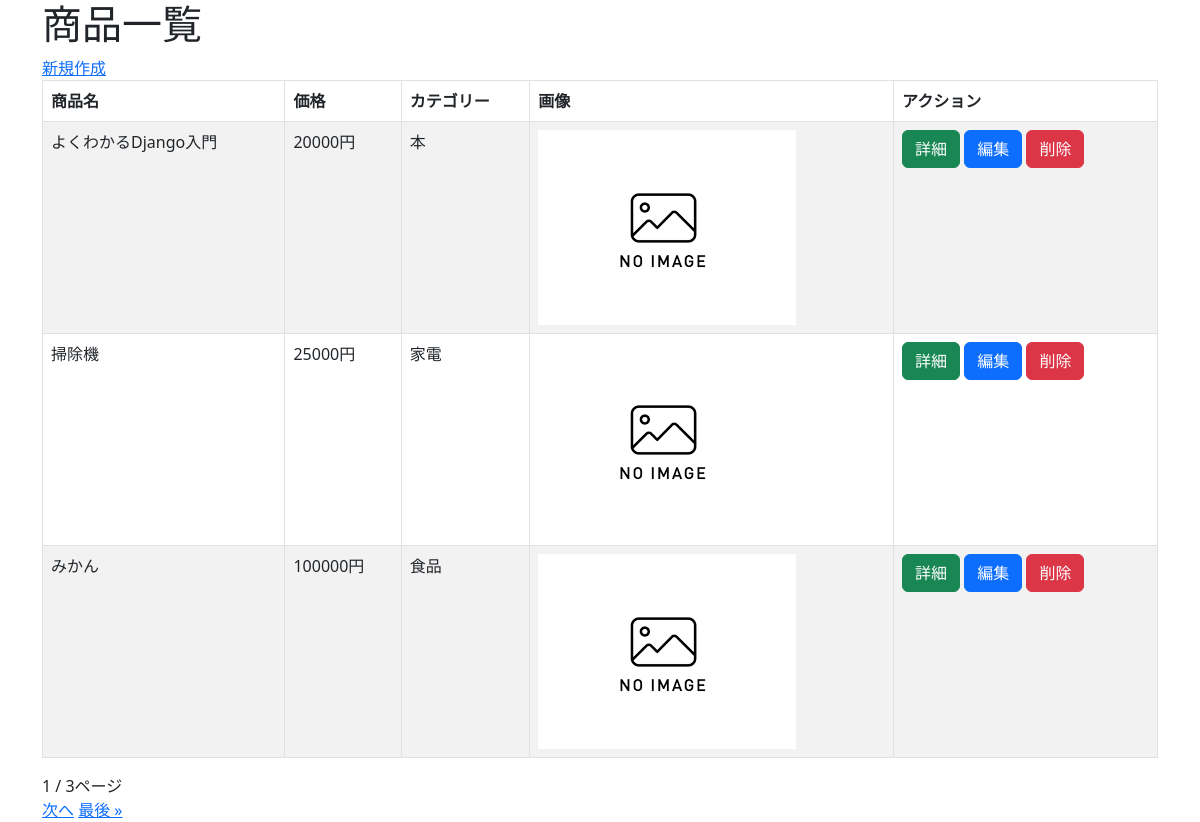
/crud/, run on the app's committed database.
### crud/models.py (models this page shows, shortened)
class Product(models.Model):
    name = models.CharField(max_length=200)
    price = models.PositiveIntegerField()
    category = models.ForeignKey(Category, on_delete=models.CASCADE)
    img = models.ImageField(blank=True, default='noImage.png')

class Category(models.Model):
    name = models.CharField(max_length=200)
    def __str__(self):
        return self.name

### crud/views.py (the view)
# urls.py: path('crud/',views.ProductListView.as_view(),name="list"),
class ProductListView(ListView):
    model = Product
    paginate_by = 3
    template_name = "list.html"

### crud/templates/crud/product_list.html (shortened to what this page needs)
{% extends "base.html" %}
{% block content %}
    <h1>商品一覧</h1>
    <a href="{% url 'new' %}">新規作成</a>
    <table class="table table-striped table-hover table-bordered">
        <thead>
            <tr>
                <th>商品名</th>
                <th>価格</th>
                <th>カテゴリー</th>
                <th>画像</th>
                <th>アクション</th>
            </tr>
        </thead>
        {% for product in object_list %}
        <tr>
            <td>{{ product.name }}</td>
            <td>{{ product.price }}円</td>
            <td>{{ product.category }}</td>
            <td><img src="{{ product.img.url }}" style="width:100px height=auto;"></td>
            <td>
                <button class="btn btn-success" onclick="location.href='{% url 'detail' pk=product.pk %}'">詳細</button>
                <button class="btn btn-primary" onclick="location.href='{% url 'edit' pk=product.pk %}'">編集</button>
                <button class="btn btn-danger" onclick="location.href='{% url 'delete' pk=product.pk %}'">削除</button>
            </td>
        </tr>
        {% endfor %}
    </table>
    {{ page_obj.number}} / {{ page_obj.paginator.num_pages }}ページ<br>
    {% if page_obj.has_next %}
    <a href="?page={{ page_obj.next_page_number }}">次へ</a>
    <a href="?page={{ page_obj.paginator.num_pages }}">最後 &raquo;</a>
    {% endif %}
{% endblock %}

### crud/templates/base.html (shortened to what this page needs)
<!DOCTYPE html>
<html lang="ja">
<head>
    <link href="https://cdn.jsdelivr.net/npm/bootstrap@5.3.0-alpha3/dist/css/bootstrap.min.css" rel="stylesheet">
</head>
<body>
    <div class="container">
        {% block content %}{% endblock %}
    </div>
</body>
</html>

### data on the page
Product: name "よくわかるDjango入門", price "20000", category "本", img (placeholder picture)
Product: name "掃除機", price "25000", category "家電", img (placeholder picture)
Product: name "みかん", price "100000", category "食品", img (placeholder picture)

### other printed values
{{ page_obj.number }} "1"
{{ page_obj.paginator.num_pages }} "3"
